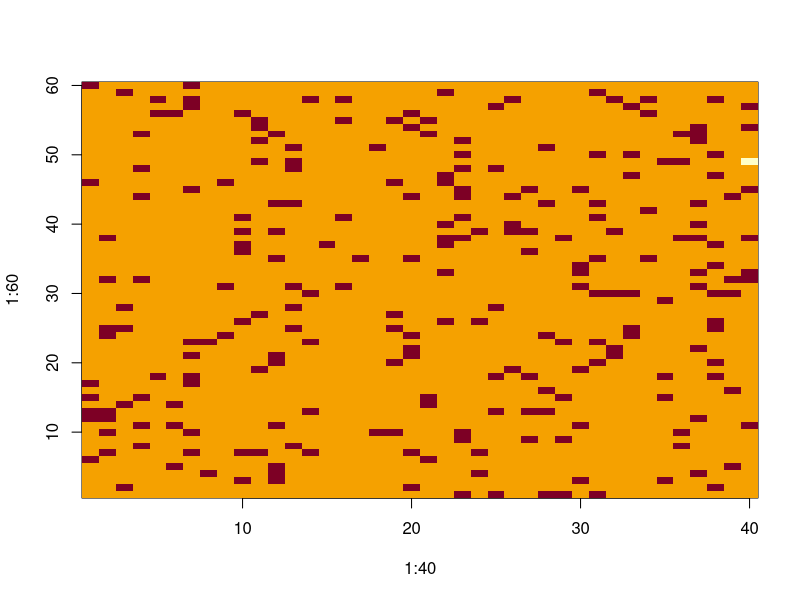
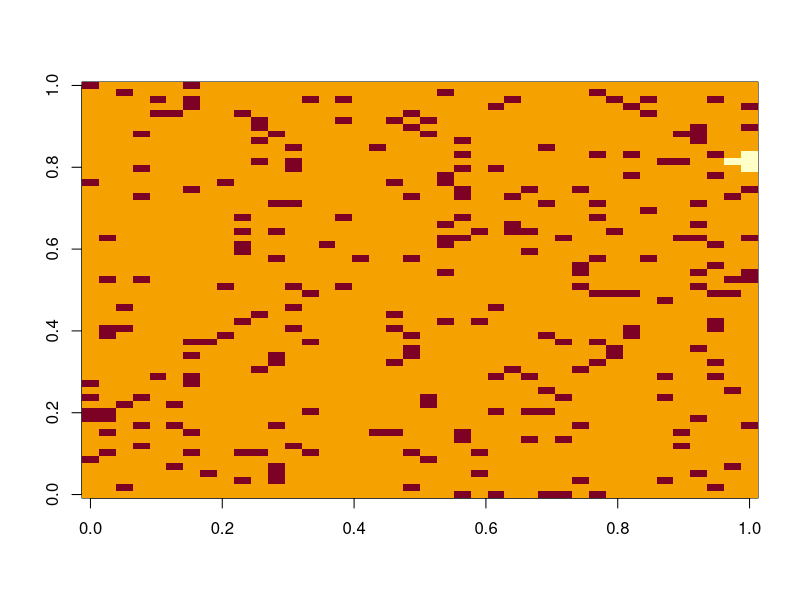
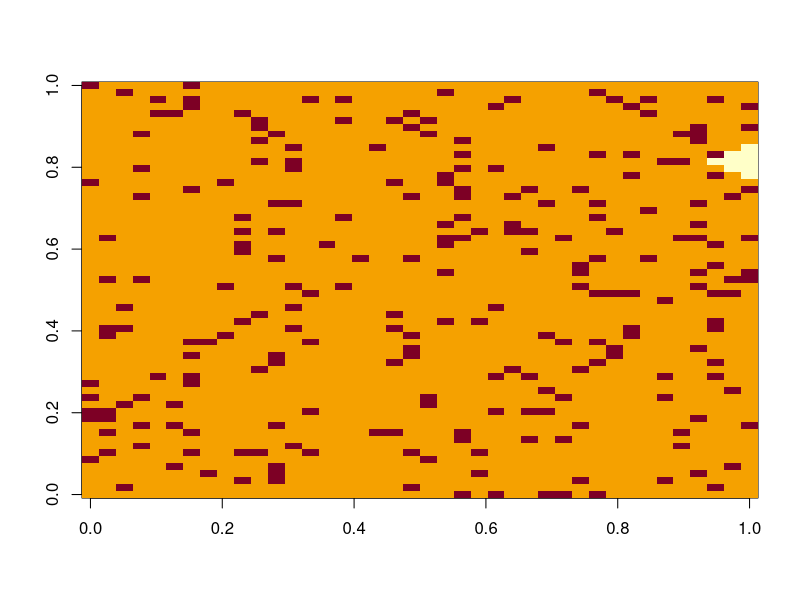
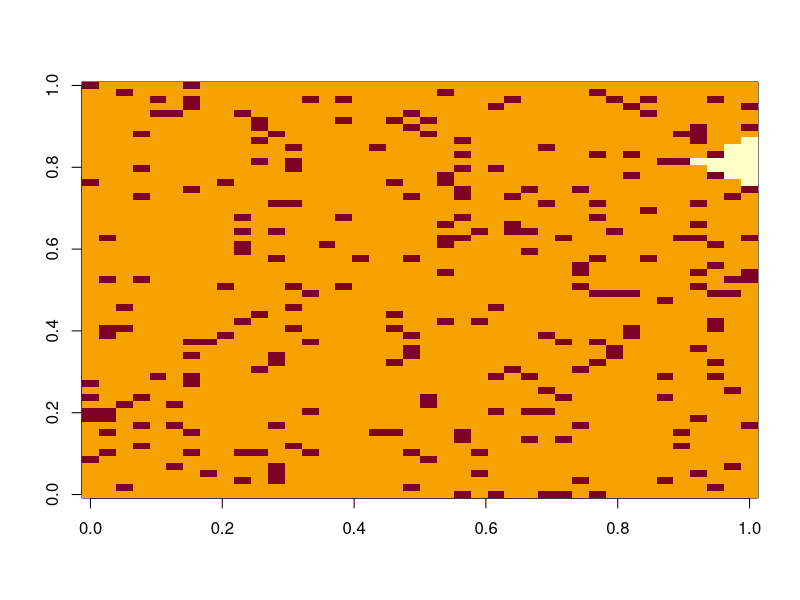
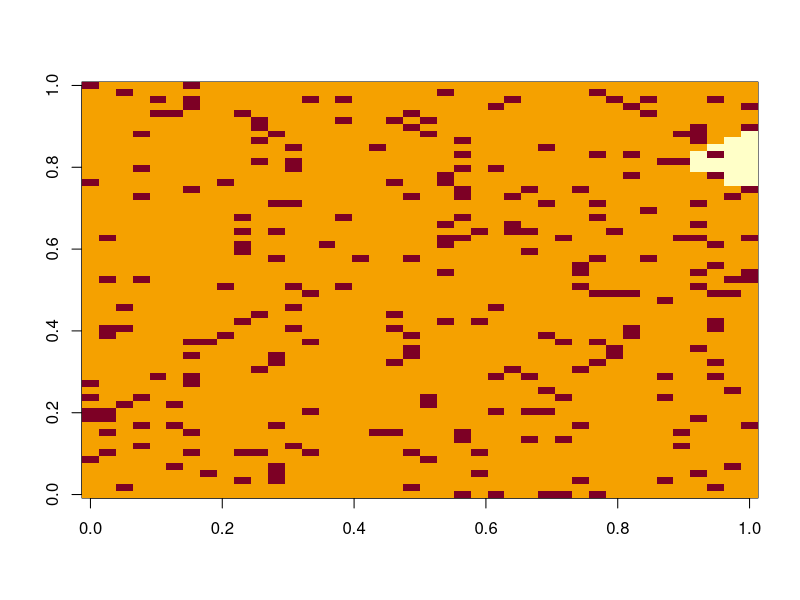
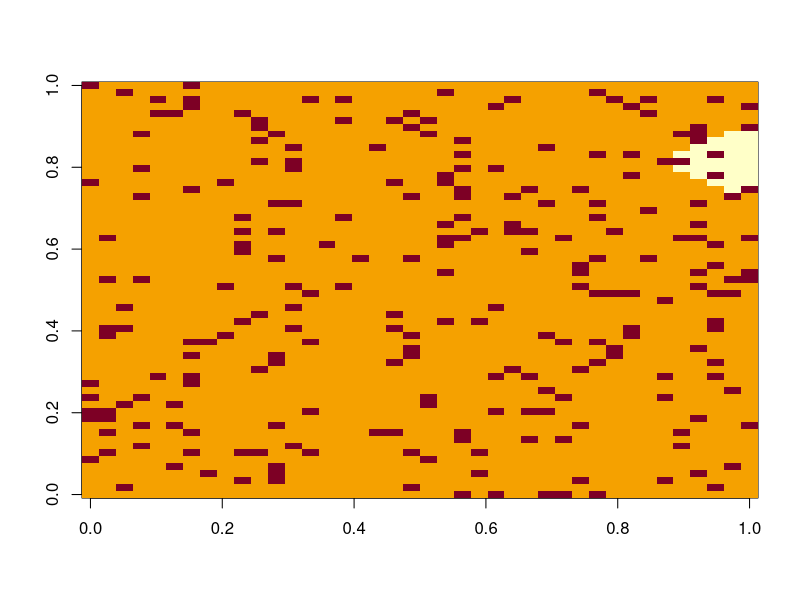
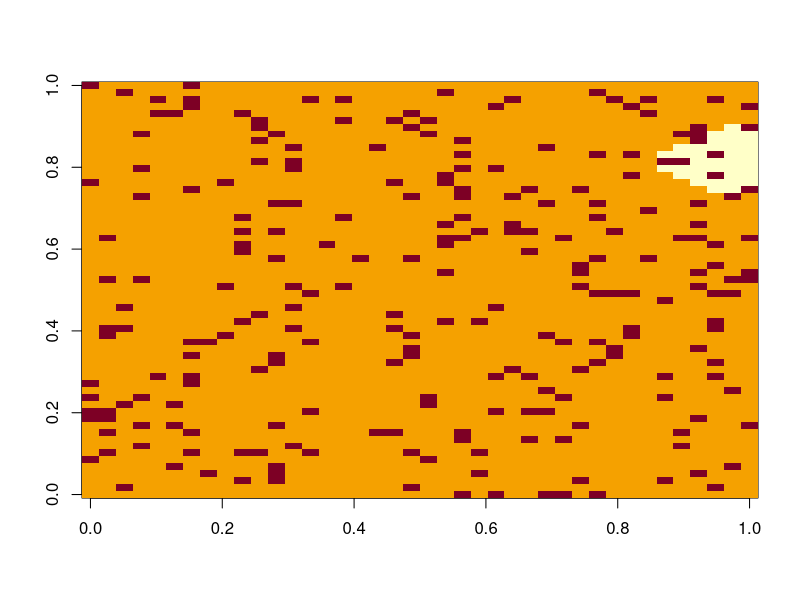
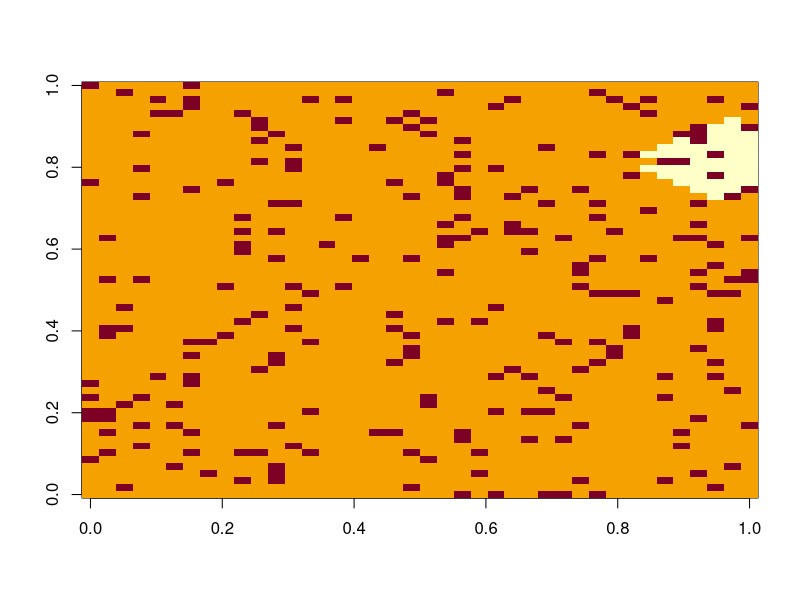

Write R code to recreate these figures, in order.
# Function to set up the grid
print("Activity 1")

createGrid <- function(dimensions, fraction){
  pop = (dimensions[1]*dimensions[2])
  num2s = pop*fraction
  num1s = pop - num2s
  popvec = c()
  for(i in 1:num2s){
    popvec = c(popvec, 2)
  }
  for(i in 1:num1s){
    popvec = c(popvec, 1)
  }
  
  popvec1 = sample(popvec, size = pop)
  
  arr = array(data=popvec1, dim=dimensions)
  return(arr)
}

# Test code
# Should create a 6x4 grid with 18 2s and six 1s randomly distributed
print(createGrid(c(6,4), 0.75))


# Function to check whether two arrays are identical

areIdentical <- function(arr1, arr2){
  flag = TRUE
  x = dim(arr1)
  y = dim(arr2)
  for(i in 1:length(x)){
    if(x[i] != y[i]){
      flag = FALSE
      break
    }
  }
  
  for(i in 1:length(arr1)){
    if(arr1[i] != arr2[i]){
      flag = FALSE
      break
    }
  }
  
  return(flag)
}

# Test code
testGrid1 <- array(data = c(numeric(23), 1), dim = c(6, 4))
testGrid2 <- testGrid1
print(areIdentical(testGrid1, testGrid2)) # Should print TRUE
testGrid2 <- array(data = c(numeric(10), 1, numeric(13)), dim = c(6, 4))
print(areIdentical(testGrid1, testGrid2)) # Should print FALSE
testGrid3 <- array(data=1:6, dim = c(3,2))
testGrid4 <- array(data=1:6, dim = c(2,3))
print(areIdentical(testGrid3, testGrid4)) # Should print FALSE
testGrid5 <- array(data=c(3,2,4,4,5,6), dim = c(2,3))
print(areIdentical(testGrid5, testGrid4)) # Should print FALSE



# Function to find the coordinates of all neighbors
# of a given spot in an array

findNeighbors <- function(inputarr, position){
  dimensions = dim(inputarr)
  rownum = position[1]
  colnum = position[2]
  vec1 = c()
  vec2 = c()
  if(colnum != 1){
    vec1 = c(vec1, rownum)
    vec2 = c(vec2, colnum - 1)
  }
  if(colnum != dimensions[2]){
    vec1 = c(vec1, rownum)
    vec2 = c(vec2, colnum + 1)
  }
  if(rownum != 1){
    vec1 = c(vec1, rownum - 1)
    vec2 = c(vec2, colnum)
  }
  if(rownum != dimensions[1]){
    vec1 = c(vec1, rownum + 1)
    vec2 = c(vec2, colnum)
  }
  
  vec3 = c(vec1, vec2)
  outputarr = array(data=vec3, dim=c((length(vec3)/2),2))
  return(outputarr)
}

# Test code
print(findNeighbors(testGrid1, c(2, 2)))
# Should print the following:
# 1 2
# 2 3
# 3 2
# 2 1
# Not necessarily in that order
print(findNeighbors(testGrid1, c(6, 3)))
# Should print the following:
# 6 2
# 5 3
# 6 4


# Put a 0 in a 40X60 grid that you make with createGrid().

generateRandomInfected = function(population){ ### function to generate a random individual to be patient 0
  dim = dim(population)
  randRow = sample(1:dim[1], size = 1)
  randCol = sample(1:dim[2], size = 1)
  for(i in 1:1000){
    if(population[randRow, randCol] == 1){
      population[randRow, randCol] = 0
      break
    }
    else{
      randRow = sample(1:dim[1], size = 1)
      randCol = sample(1:dim[2], size = 1)
    }
  }
  
  return(population)
}

# Function to decide whether an individual should be infected

getsInfected <- function(popgrid, position){
  neighbors = findNeighbors(popgrid, position)
  flag = FALSE
  vec = c()
  for(i in 1:(length(neighbors)/2)){
    vec = c(vec, neighbors[i,])  
  }

  for(j in 1:length(vec)){
    if(j%%2 != 0){
      if(popgrid[vec[j], vec[j+1]] == 0 && popgrid[position[1], position[2]] != 2){
        return(TRUE)
      }
    }
  }
  return(flag)
  
}

# Test code
testGrid3 <- array(data = c(numeric(23) + 1, 0), dim = c(6, 4))
print(getsInfected(testGrid3, c(5, 4))) # Should print TRUE
print(getsInfected(testGrid3, c(1, 1))) # Should print FALSE


# Code to calculate the fraction of infected individuals at the end of the simulation
print("Activity 6")
fracInf = function(population){
  dimensions = dim(population)
  totalPop = dimensions[1]*dimensions[2]
  nasty = 0
  for(i in 1:length(population)){
    if(population[i] == 0){
      nasty = nasty + 1
    }
  }
  return(nasty/totalPop)
}


testGrid4 <- array(data = (c(numeric(9), numeric(15) + 1)), dim = c(6, 4))
# Write code to calculate the fraction of infected individuals (0s) in testGrid4
# and store that fraction in fractionInfected.
fractionInfected = fracInf(testGrid4)


# Test code
print(fractionInfected) # Should print 0.375



#run simulation with created functions
initialPop = createGrid(c(40,60), 0.1)
initialPop = generateRandomInfected(initialPop)

infection = function(population){
  newPop = population
  u = dim(population)
  infCount = 0
  for(i in 1:u[1]){
    for(j in 1:u[2]){
      if(getsInfected(population, c(i, j)) == TRUE){
        newPop[i, j] = 0
      }
    }
  }
  return(newPop)
}

runInfection = function(population){
  dim = dim(initialPop)
  totalPop = dim[1]*dim[2]
  image(1:40, 1:60, initialPop)
  newPopulation = infection(initialPop)
  while(areIdentical(newPopulation, initialPop) == FALSE){
    image(newPopulation)
    Sys.sleep(0.1)
    initialPop = newPopulation
    newPopulation = infection(initialPop)
  }
  
  return(fracInf(newPopulation))
}

fractionInfected = runInfection(initialPop)



# Test code
print(fractionInfected) # Output may vary, but should be about 0.9





# Varying the vaccination rate
# Make the plot described in the handout for #8.
# Increase the vaccination rate from 2% to 98%, in increments of 2%.
# Each time, store the final infected fraction,
# and plot the infected fraction vs. vaccination rate.


runInfectionNoPlot = function(population){ ### runs the infection without plotting, to decrease run time
  dim = dim(population)
  totalPop = dim[1]*dim[2]
  newPopulation = infection(initialPop)
  while(areIdentical(newPopulation, initialPop) == FALSE){
    initialPop = newPopulation
    newPopulation = infection(initialPop)
  }
  
  return(fracInf(newPopulation))
}


vaccinationRate = seq(from = .02, to = .98, by = .02)
finalInfectFrac = c()

for(i in vaccinationRate){
  initialPop = createGrid(c(40,60), i)
  initialPop = generateRandomInfected(initialPop)
  finalInfectFrac = c(finalInfectFrac, runInfectionNoPlot(initialPop))
}

plot(finalInfectFrac, vaccinationRate, ylim=c(0,1), xlim=c(0,1), ylab='vaccination rate', xlab='final fraction of infected individuals')
















